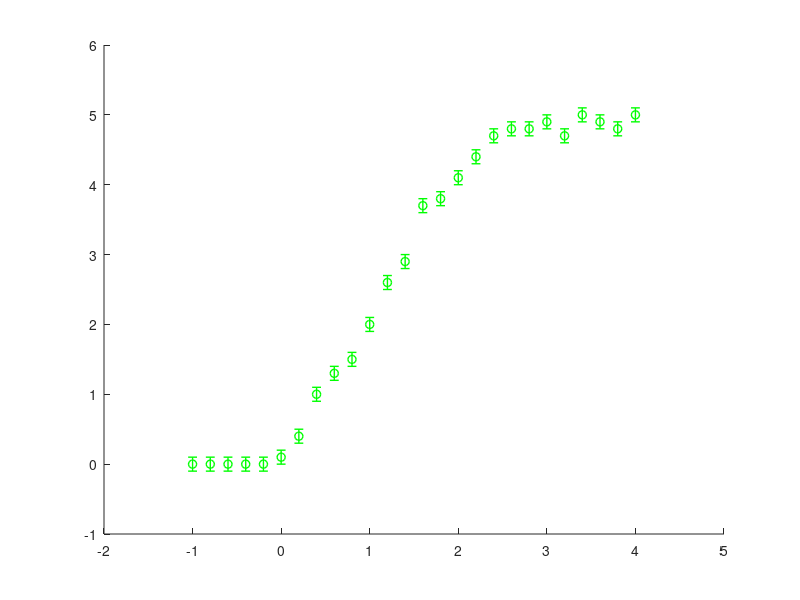

Reproduce this figure in MATLAB. (Note: this script raises an error after producing the figure.)
clc;clear all;close all;

V=[4:-0.2:-1];
i_524=[2.5,2.5,2.5,2.5,2.5,2.5,2.5,2.5,2.4,2.3,2.1,2.0,1.8,1.5,1.3,1.1,0.9,0.6,0.4,0.2,0.1,0,0,0,0,0];
i_470=[2.5,2.5,2.5,2.5,2.5,2.5,2.5,2.5,2.5,2.4,2.3,2.2,2,1.8,1.6,1.4,1.1,0.9,0.7,0.5,0.3,0.1,0,0,0,0];
i_532_1=[5.0,4.8,4.9,5.0,4.7,4.9,4.8,4.8,4.7,4.4,4.1,3.8,3.7,2.9,2.6,2.0,1.5,1.3,1.0,0.4,0.1,0,0,0,0,0];
i_447_1=[5.1,5.3,5.0,5.2,5.1,5.0,5.2,5.0,5.1,4.8,4.8,4.5,4.0,4.0,3.7,2.9,2.7,2.0,1.5,1.3,0.6,0.4,0.1,0,0,0];
i_650=zeros(1,length(V));
er=ones(1,length(V))*0.1;

figure ();
set(0,'DefaultLineLineWidth',1)
errorbar(V,i_532_1,er,'og','MarkerSize',5,'MarkerEdgeColor','green','MarkerFaceColor','green');hold on;
errorbar(V,i_447_1,er,'^b','MarkerSize',5,'MarkerEdgeColor','blue','MarkerFaceColor','blue');hold on;
errorbar(V,i_650,er,'sr','MarkerSize',5,'MarkerEdgeColor','red','MarkerFaceColor','red');hold on;
errorbar(V,i_524,er,'pm','MarkerSize',6,'MarkerEdgeColor','magenta','MarkerFaceColor','magenta');hold on;
errorbar(V,i_470,er,'dk','MarkerSize',4,'MarkerEdgeColor','black','MarkerFaceColor','black');hold on;

x=[4:-0.01:-1];
p3=polyfit(V,i_650,1);
f3=polyval(p3,x);


plot(x,f3,'r');hold on;

createFit3(V,i_470);hold on;
createFit4(V,i_532_1);hold on;
createFit6(V,i_524);hold on;
createFit5(V,i_447_1)
legend({'532nm Laser (50 mW)','447nm Laser (50 mW)','650nm Laser (10 mW)','Green LED','Blue LED'},'FontSize', 15 );
xlabel('Voltage(V)','FontSize', 18);
ylabel('Photoelectric Current (I)','FontSize', 18);
